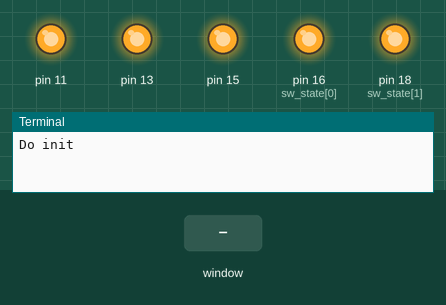
The program below on a simulated Raspberry Pi (header pin numbers). On the bench: output pins drawn as LEDs (lit = HIGH), the last lines printed to the terminal. The test bench sets the inputs (shaded band). The desktop window is not drawn, its controls go by their first labels and the mouse button is held 0.15 s.

Above: at 1.2 s.
1.3 s: control labelled "Living Room Lamp" in the window clicked
At 1.7 s:
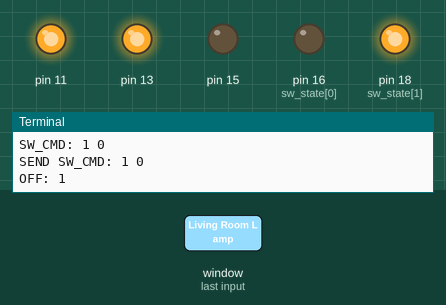
3.3 s: control labelled "Coffee Machine" in the window clicked
At 3.7 s:
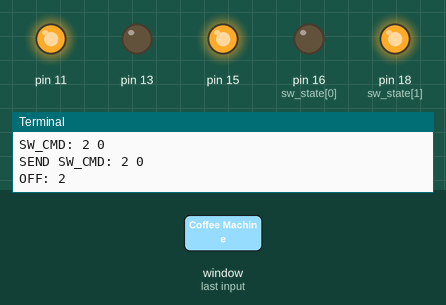
5.3 s: control labelled "Bedroom Fan" in the window clicked
At 5.7 s:
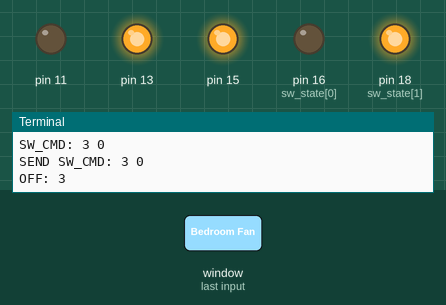
Timing chart, 0 to 8.3 s (numbered marks = the images above; inputs shaded):
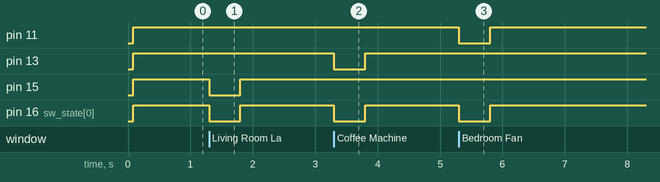

The program:

socketMenu.py
```python
#!/usr/bin/python3
#socketMenu.py
import tkinter as TK
import socketControl as SC

#Define Switches ["Switch name","Switch number"]
switch1 = ["Living Room Lamp",1]
switch2 = ["Coffee Machine",2]
switch3 = ["Bedroom Fan",3]
sw_list = [switch1,switch2,switch3]
SW_NAME = 0; SW_CMD  = 1
SW_COLOR=["gray","green"]

class swButtons:
  def __init__(self,gui,sw_index,switchCtrl):
    #Add the buttons to window
    self.msgType=TK.IntVar()
    self.msgType.set(SC.MSGOFF)
    self.btn = TK.Button(gui,
                  text=sw_list[sw_index][SW_NAME],
                  width=30, command=self.sendMsg,
                  bg=SW_COLOR[self.msgType.get()])
    self.btn.pack()
    msgOn = TK.Radiobutton(gui,text="On",
              variable=self.msgType, value=SC.MSGON)
    msgOn.pack()
    msgOff = TK.Radiobutton(gui,text="Off",
              variable=self.msgType,value=SC.MSGOFF)
    msgOff.pack()
    self.sw_num=sw_list[sw_index][SW_CMD]
    self.sw_ctrl=switchCtrl
  def sendMsg(self):
    print ("SW_CMD: %s %d" % (self.sw_num,
                              self.msgType.get()))
    self.btn.configure(bg=SW_COLOR[self.msgType.get()])
    self.sw_ctrl.message(self.sw_num,
                         self.msgType.get())

root = TK.Tk()
root.title("Remote Switches")
prompt = "Control a switch"
label1 = TK.Label(root, text=prompt, width=len(prompt),
                  justify=TK.CENTER, bg='lightblue')
label1.pack()
#Create the switch
with SC.Switch() as mySwitches:
  #Create menu buttons from sw_list
  for index, app in enumerate(sw_list):
    swButtons(root,index,mySwitches)
  root.mainloop()
#End
```

socketControl.py
```python
#!/usr/bin/python3
# socketControl.py
import time
import RPi.GPIO as GPIO
#HARDWARE SETUP
# P1
# 2[V=G====XI====]26
# 1[=====321=====]25
#V=5V  G=Gnd
sw_num=[15,13,11]#Pins for Switch 1,2,3
sw_state=[16,18]#Pins for State X=Off,I=On
MSGOFF=0; MSGON=1
SW_ACTIVE=0; SW_INACTIVE=1

class Switch():
  def __init__(self):
    self.setup()
  def __enter__(self):
    return self
  def setup(self):
    print("Do init")
    #Setup the wiring
    GPIO.setmode(GPIO.BOARD)
    for pin in sw_num:
      GPIO.setup(pin,GPIO.OUT)
    for pin in sw_state:
      GPIO.setup(pin,GPIO.OUT)
    self.clear()
  def message(self,number,state):
    print ("SEND SW_CMD: %s %d" % (number,state))
    if state==MSGON:
      self.on(number)
    else:
      self.off(number)
  def on(self,number):
    print ("ON: %d"% number)
    GPIO.output(sw_num[number-1],SW_ACTIVE)
    GPIO.output(sw_state[MSGON],SW_ACTIVE)
    GPIO.output(sw_state[MSGOFF],SW_INACTIVE)
    time.sleep(0.5)
    self.clear()
  def off(self,number):
    print ("OFF: %d"% number)
    GPIO.output(sw_num[number-1],SW_ACTIVE)
    GPIO.output(sw_state[MSGON],SW_INACTIVE)
    GPIO.output(sw_state[MSGOFF],SW_ACTIVE)
    time.sleep(0.5)
    self.clear()
  def clear(self):
    for pin in sw_num:
      GPIO.output(pin,SW_INACTIVE)
    for pin in sw_state:
      GPIO.output(pin,SW_INACTIVE)
  def __exit__(self, type, value, traceback):
    self.clear()
    GPIO.cleanup()

def main():
  with Switch() as mySwitches:
    mySwitches.on(1)
    time.sleep(5)
    mySwitches.off(1)

if __name__ == "__main__":
    main()
#End
```

Measured:
- after the input at 1.3 s, pin 15, pin 16 (sw_state[0]): HIGH → LOW at once, → HIGH 0.50 s later
- after the input at 3.3 s, pin 13, pin 16 (sw_state[0]): HIGH → LOW at once, → HIGH 0.50 s later
- after the input at 5.3 s, pin 11, pin 16 (sw_state[0]): HIGH → LOW at once, → HIGH 0.50 s later
